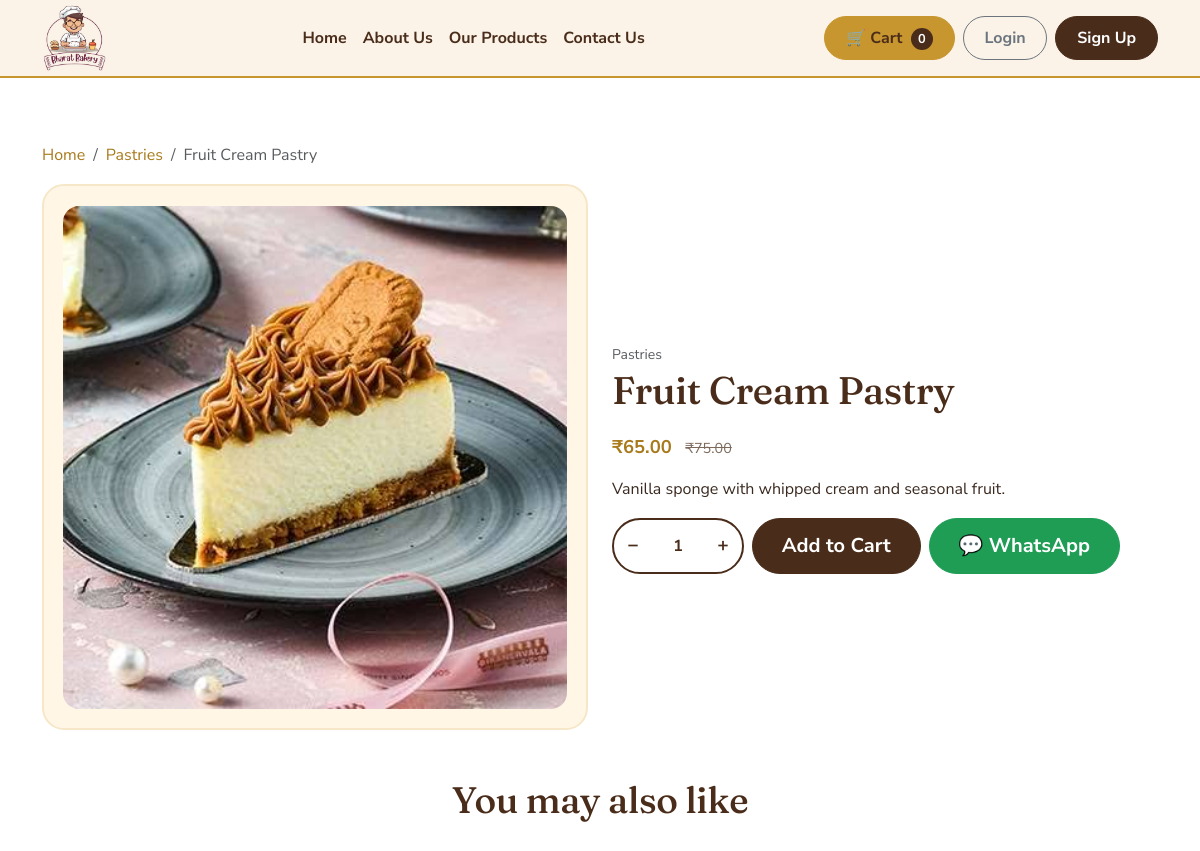
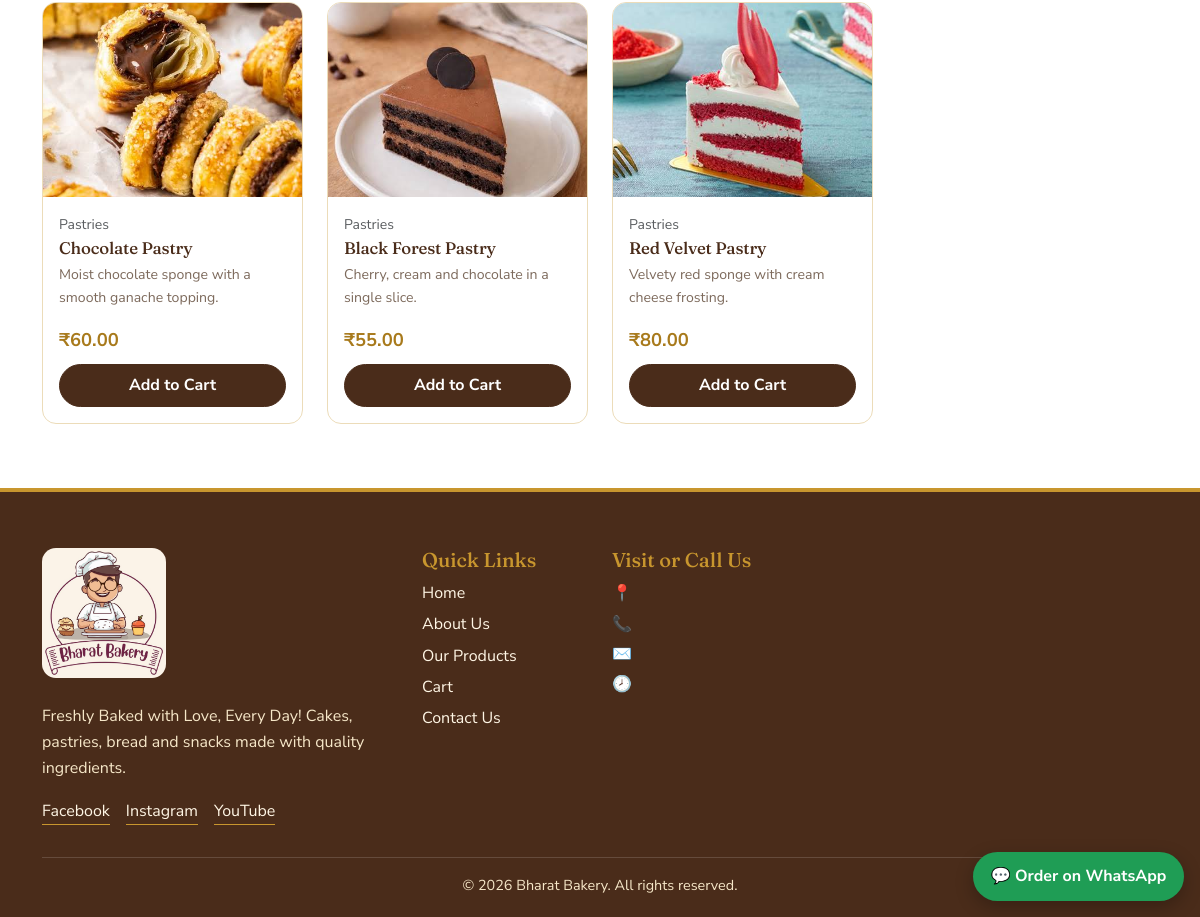
The app's page /product-details.php?id=7 with its own data (2 pictures, top to bottom).
### tables this page shows
CREATE TABLE settings (
  setting_key VARCHAR(60) PRIMARY KEY,
  setting_value TEXT NULL
);

CREATE TABLE products (
  id INT UNSIGNED AUTO_INCREMENT PRIMARY KEY,
  category_id INT UNSIGNED NOT NULL,
  name VARCHAR(150) NOT NULL,
  description TEXT NULL,
  price DECIMAL(10,2) NOT NULL,
  old_price DECIMAL(10,2) NULL,
  image VARCHAR(255) NOT NULL DEFAULT 'cake.svg',
  is_featured TINYINT(1) NOT NULL DEFAULT 0,
  is_offer TINYINT(1) NOT NULL DEFAULT 0,
  is_available TINYINT(1) NOT NULL DEFAULT 1,
  created_at TIMESTAMP DEFAULT CURRENT_TIMESTAMP,
  FOREIGN KEY (category_id) REFERENCES categories(id) ON DELETE CASCADE
);

CREATE TABLE categories (
  id INT UNSIGNED AUTO_INCREMENT PRIMARY KEY,
  name VARCHAR(100) NOT NULL,
  icon VARCHAR(10) NOT NULL DEFAULT '🍰',
  description VARCHAR(255) NULL,
  sort_order INT NOT NULL DEFAULT 0
);

### config/database.php (called while the page is built, shortened)
<?php
function db(): PDO
{
    static $pdo = null;
    if ($pdo === null) {
        try {
            $pdo = new PDO(
                'mysql:host=' . DB_HOST . ';dbname=' . DB_NAME . ';charset=utf8mb4',
                DB_USER,
                DB_PASS,
                [
                    PDO::ATTR_ERRMODE            => PDO::ERRMODE_EXCEPTION,
                    PDO::ATTR_DEFAULT_FETCH_MODE => PDO::FETCH_ASSOC,
                    PDO::ATTR_EMULATE_PREPARES   => false,
                ]
            );
        } catch (PDOException $e) {
            http_response_code(500);
            exit('<h2 style="font-family:sans-serif">Database connection failed.</h2><p style="font-family:sans-serif">Start MySQL in XAMPP and import <code>database.sql</code> in phpMyAdmin.</p>');
        }
    }
    return $pdo;
}

### product-details.php (the view, shortened to what this page needs)
<?php
require_once __DIR__ . '/includes/functions.php';
$stmt = db()->prepare('SELECT p.*, c.name AS category_name FROM products p JOIN categories c ON c.id = p.category_id WHERE p.id = ? AND p.is_available = 1');
$stmt->execute([(int) ($_GET['id'] ?? 0)]);
$p = $stmt->fetch();
$rel = db()->prepare('SELECT p.*, c.name AS category_name FROM products p JOIN categories c ON c.id = p.category_id WHERE p.category_id = ? AND p.id <> ? AND p.is_available = 1 LIMIT 4');
$rel->execute([$p['category_id'], $p['id']]);
$related = $rel->fetchAll();
require_once __DIR__ . '/includes/header.php';
?>
<section class="section">
  <div class="container">
    <nav aria-label="breadcrumb"><ol class="breadcrumb">
      <li class="breadcrumb-item"><a href="index.php">Home</a></li>
      <li class="breadcrumb-item"><a href="products.php?category=<?= (int) $p['category_id'] ?>"><?= e($p['category_name']) ?></a></li>
      <li class="breadcrumb-item active"><?= e($p['name']) ?></li>
    </ol></nav>
    <div class="row g-4 align-items-center">
      <div class="col-md-6"><div class="detail-img"><img src="<?= image_url($p['image']) ?>" alt="<?= e($p['name']) ?>"></div></div>
      <div class="col-md-6">
        <small class="text-muted"><?= e($p['category_name']) ?></small>
        <h1 class="detail-title"><?= e($p['name']) ?></h1>
        <div class="product-price fs-3 my-2">
          <span class="price"><?= price($p['price']) ?></span>
          <?php if ($p['old_price']): ?><del><?= price($p['old_price']) ?></del><?php endif; ?>
        </div>
        <p><?= nl2br(e($p['description'])) ?></p>
        <form method="post" action="cart.php" class="d-flex flex-wrap gap-2 mt-3">
          <div class="qty-box">
            <button type="button" class="qty-btn" data-step="-1" aria-label="Decrease">−</button>
            <input type="number" name="qty" value="1" min="1" max="50" class="qty-input" aria-label="Quantity">
            <button type="button" class="qty-btn" data-step="1" aria-label="Increase">+</button>
          </div>
          <button class="btn btn-brown btn-lg" type="submit">Add to Cart</button>
          <a class="btn btn-whatsapp btn-lg" target="_blank" rel="noopener" href="<?= e(whatsapp_link('Hello Bharat Bakery, I want to order: ' . $p['name'] . ' (' . price($p['price']) . ')')) ?>">💬 WhatsApp</a>
        </form>
      </div>
    </div>
    <?php if ($related): ?>
      <h2 class="section-title mt-5">You may also like</h2>
      <div class="row g-3 g-lg-4 mt-1"><?php foreach ($related as $r) { product_card($r); } ?></div>
    <?php endif; ?>
  </div>
</section>
<?php require_once __DIR__ . '/includes/footer.php'; ?>

### includes/functions.php (shortened to what this page needs)
<?php
require_once __DIR__ . '/../config/database.php';
function e($value): string
{
    return htmlspecialchars((string) $value, ENT_QUOTES, 'UTF-8');
}
function price($amount): string
{
    return '₹' . number_format((float) $amount, 2);
}
function setting(string $key, string $default = ''): string
{
    static $cache = null;
    if ($cache === null) {
        $cache = [];
        foreach (db()->query('SELECT setting_key, setting_value FROM settings') as $row) {
            $cache[$row['setting_key']] = (string) $row['setting_value'];
        }
    }
    return $cache[$key] ?? $default;
}
function whatsapp_link(string $text = ''): string
{
    $number = preg_replace('/\D/', '', setting('whatsapp_number', '919999999999'));
    return 'https://wa.me/' . $number . ($text !== '' ? '?text=' . rawurlencode($text) : '');
}
function brand_logo(): string
{
    $file = basename(setting('logo_file'));
    if ($file !== '' && is_file(__DIR__ . '/../assets/images/' . $file)) {
        return '<img src="assets/images/' . e($file) . '" alt="Bharat Bakery" class="brand-logo">';
    }
    return '<span class="brand-mark">B</span> Bharat Bakery';
}
function image_url(string $file): string
{
    return 'assets/images/' . e($file);
}
function product_card(array $p): void
{
    ?>
    <div class="col-6 col-md-4 col-lg-3">
      <div class="product-card h-100">
        <a href="product-details.php?id=<?= (int) $p['id'] ?>" class="product-img">
          <img src="<?= image_url($p['image']) ?>" alt="<?= e($p['name']) ?>" loading="lazy">
        </a>
        <div class="product-body">
          <?php if (!empty($p['category_name'])): ?><small class="text-muted"><?= e($p['category_name']) ?></small><?php endif; ?>
          <h3 class="product-title"><a href="product-details.php?id=<?= (int) $p['id'] ?>"><?= e($p['name']) ?></a></h3>
          <p class="product-desc"><?= e($p['description']) ?></p>
          <div class="product-price">
            <span class="price"><?= price($p['price']) ?></span>
          </div>
          <form method="post" action="cart.php" class="mt-2">
            <button class="btn btn-brown w-100" type="submit">Add to Cart</button>
          </form>
        </div>
      </div>
    </div>
    <?php
}

### assets/css/style.css (style rules this page uses)
:root { --cream: #fff6e5; --cream-deep: #f6e7c8; --brown: #4a2c1a; --brown-light: #6b4430; --gold: #c8962e; --gold-dark: #a87a1c; --white: #ffffff; --text: #3b2a20; --muted: #7d6a5c; --radius: 14px; }
html { scroll-behavior: smooth; }
body { font-family: 'Nunito Sans', system-ui, sans-serif; color: var(--text); background: var(--white); line-height: 1.65; }
h1, h2, h3, h4, .brand { font-family: 'Fraunces', Georgia, serif; color: var(--brown); letter-spacing: -.01em; }
a { color: var(--gold-dark); }
.btn { border-radius: 999px; font-weight: 700; padding: .55rem 1.3rem; transition: background .2s, color .2s, border-color .2s; }
.btn-lg { padding: .75rem 1.8rem; }
.btn-brown { background: var(--brown); border-color: var(--brown); color: var(--white); }
.btn-whatsapp { background: #1f9d55; border-color: #1f9d55; color: var(--white); }
.brand-logo { height: 68px; width: auto; max-width: 100%; object-fit: contain; display: block; }
.site-footer .brand-logo { height: 130px; border-radius: 14px; }
.section { padding: 4rem 0; }
.section-title { font-size: clamp(1.7rem, 3.5vw, 2.3rem); text-align: center; margin-bottom: .4rem; }
.product-card { background: var(--white); border: 1px solid #ecdcb9; border-radius: var(--radius); overflow: hidden; display: flex; flex-direction: column; transition: box-shadow .2s; }
.product-img { position: relative; display: block; background: var(--cream); }
.product-img img { width: 100%; aspect-ratio: 4/3; object-fit: cover; display: block; }
.product-body { padding: 1rem; display: flex; flex-direction: column; flex: 1; }
.product-title { font-size: 1.05rem; margin: .1rem 0 .3rem; }
.product-title a { color: var(--brown); text-decoration: none; }
.product-desc { font-size: .88rem; color: var(--muted); flex: 1; display: -webkit-box; -webkit-line-clamp: 2; -webkit-box-orient: vertical; overflow: hidden; }
.price { color: var(--gold-dark); font-weight: 700; font-size: 1.15rem; }
.product-price del { color: var(--muted); margin-left: .4rem; font-size: .9rem; }
.detail-img { background: var(--cream); border-radius: 22px; padding: 1.2rem; border: 2px solid var(--cream-deep); }
.detail-img img { width: 100%; border-radius: 16px; display: block; }
.detail-title { font-size: clamp(1.7rem, 4vw, 2.4rem); }
.breadcrumb a { text-decoration: none; }
.qty-box { display: inline-flex; align-items: center; border: 2px solid var(--brown); border-radius: 999px; overflow: hidden; background: var(--white); }
.qty-btn { border: 0; background: transparent; width: 38px; height: 40px; font-size: 1.2rem; font-weight: 700; color: var(--brown); }
.qty-input { width: 52px; border: 0; text-align: center; font-weight: 700; color: var(--brown); -moz-appearance: textfield; background: transparent; }

### records on screen
settings: setting_value (picture)
products: category.name "Pastries", name "Fruit Cream Pastry", image (picture), price "₹65.00", old_price "₹75.00", description "Vanilla sponge with whipped cream and seasonal fruit."
products: image (picture), category.name "Pastries", name "Chocolate Pastry", description "Moist chocolate sponge with a smooth ganache topping.", price "₹60.00"
products: image (picture), category.name "Pastries", name "Black Forest Pastry", description "Cherry, cream and chocolate in a single slice.", price "₹55.00"
products: image (picture), category.name "Pastries", name "Red Velvet Pastry", description "Velvety red sponge with cream cheese frosting.", price "₹80.00"

### other values on screen
$label "Home"
$label "About Us"
$label "Our Products"
$label "Contact Us"
cart_count() "0"
setting('footer_text', 'Freshly Baked with Love, Every Day!') "Freshly Baked with Love, Every Day! Cakes, pastries, bread and snacks made with quality ingredients."
